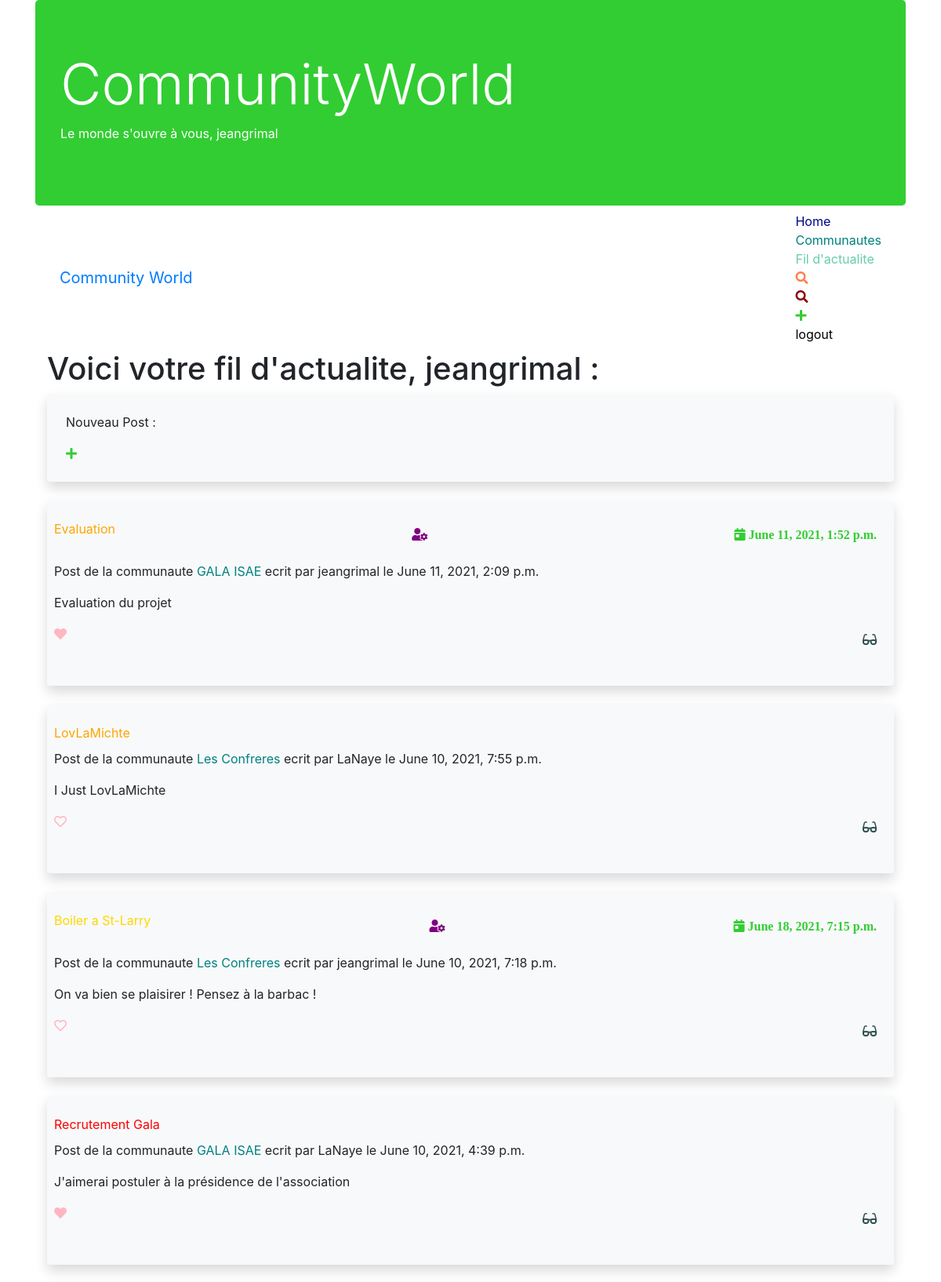
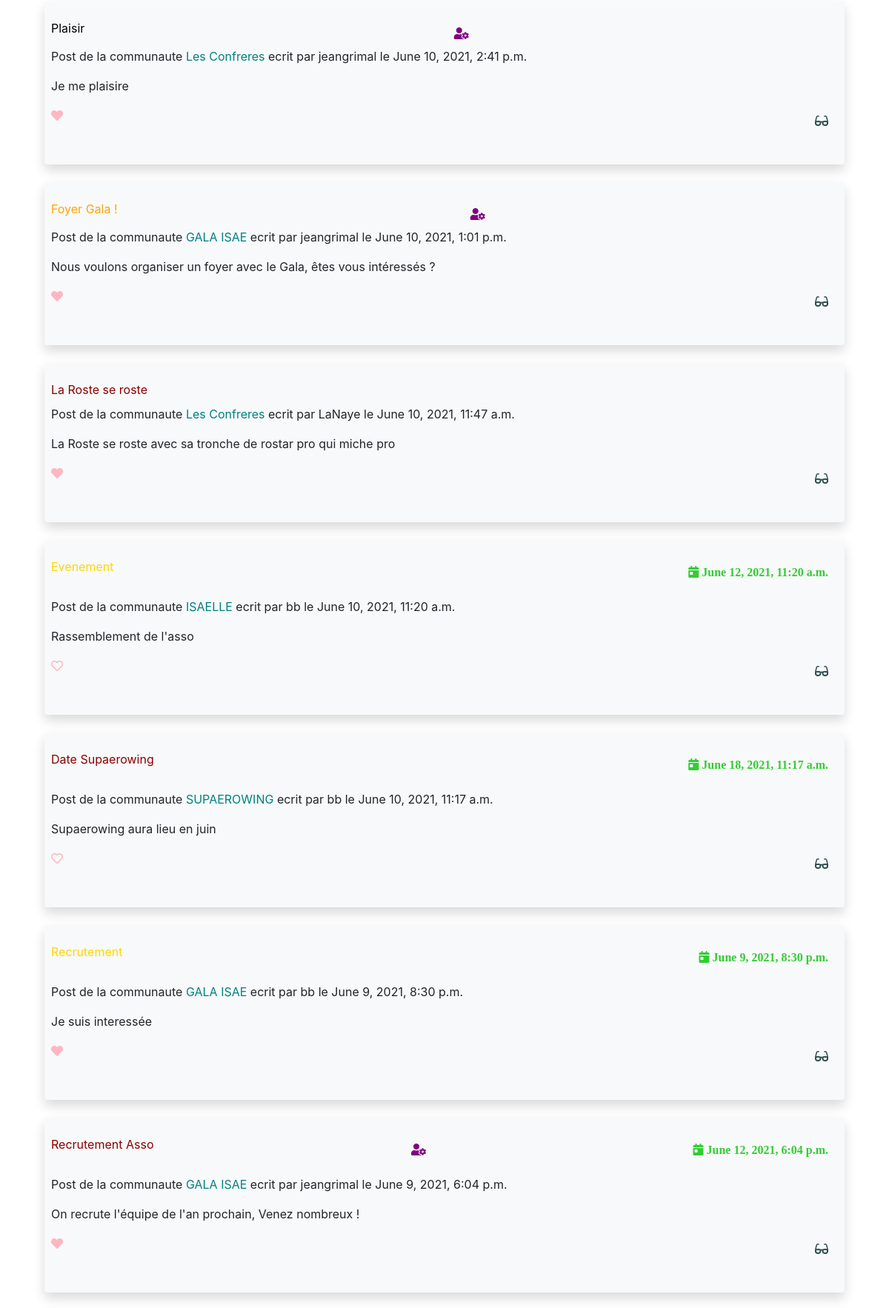
The page /communitymanager/communautes/fil/actalite (signed in, upper part) on the database its author committed (2 pictures, top to bottom).
### communitymanager/models.py (models this page shows, shortened)
class Post(models.Model):
    titre = models.CharField(max_length=200, default='')
    description = models.TextField(null=True)
    date = models.DateTimeField(default=timezone.now)
    communaute = models.ForeignKey(Communaute, on_delete=models.CASCADE)
    auteur = models.ForeignKey(User, on_delete=models.CASCADE)
    priorite = models.ForeignKey(priorite, on_delete=models.CASCADE)
    evenementiel = models.BooleanField(null=True)
    date_evenement = models.DateTimeField(null=True, default=datetime.now())
    likes = models.ManyToManyField(User, null=True, verbose_name='likes', related_name='+')
    vues = models.ManyToManyField(User, null=True, verbose_name='vus', related_name='++')
    class Meta:
        ordering = ['date']
    def recherche_like(self, user):
        for abo in self.likes.all():
            if user.id == abo.id:
                return True
        return False
    def recherche_vue(self, user):
        for abo in self.vues.all():
            if user.id == abo.id:
                return True
        return False

class Communaute(models.Model):
    nom = models.CharField(max_length=100)
    abonnes = models.ManyToManyField(User, verbose_name='abonnes')
    def recherche_abonnement(self, user):
        for abo in self.abonnes.all():
            if user.id == abo.id:
                return True
        return False
    class Meta:
        ordering = ['nom']
    def __str__(self):
        return self.nom

### communitymanager/views.py (the view)
# urls.py: path('communautes/fil/actalite', views.afficher_fil_actu, name='fil_actualite'),
def afficher_fil_actu(request):
    if request.user.is_authenticated:
        commus = Communaute.objects.all()
        Utilisateur = request.user
        tous_les_posts = Post.objects.none()
        posts_aime = []
        posts_vus = []
        posts_ecarlates = []
        posts_rouges = []
        posts_oranges = []
        posts_jaunes = []
        all_posts = Post.objects.all()
        for post in all_posts:
            prio = post.priorite
            if post.recherche_vue(request.user):
                posts_vus.append(post)
            if post.recherche_like(request.user):
                posts_aime.append(post)
            if prio.label == 'Ecarlate':
                posts_ecarlates.append(post)
            if prio.label == 'Rouge':
                posts_rouges.append(post)
            if prio.label == 'Orange':
                posts_oranges.append(post)
            if prio.label == 'Jaune':
                posts_jaunes.append(post)
        for commu in commus:
            if commu.recherche_abonnement(request.user):
                posts_precedents = tous_les_posts
                posts_commu = Post.objects.filter(communaute=commu)
                tous_les_posts = posts_precedents | posts_commu
        tous_les_posts = tous_les_posts.order_by('-date')
        return render(request, 'Fil_actu.html', locals())
    else:
        return redirect('login')

### templates/Fil_actu.html (shortened to what this page needs)
{% extends 'base.html' %}
{% block content %}
<h1> Voici votre fil d'actualite{% if request.user.username %}, {{ request.user.username }}{% endif %} :</h1>
<div class="shadow p-4 mb-4 bg-light rounded ">
    <p class="text">Nouveau Post :</p>
    <a href="{% url 'nouveau_post' %}" role="button" style="color: limegreen"><i class="fas fa-plus"></i></a>
    </div>
{% for post in tous_les_posts %}
<div class="shadow p-4 mb-4 bg-light rounded ">
    <div class="row" style="...">
            {% if post in posts_ecarlates %}
            <a class="text" href="{% url 'afficher_post' post.id %}" style="color: darkred">{{ post.titre }}  </a>
            {% elif post in posts_rouges %}
            <a class="text" href="{% url 'afficher_post' post.id %}" style="color: red">{{ post.titre }}  </a>
            {% elif post in posts_oranges %}
            <a class="text" href="{% url 'afficher_post' post.id %}" style="color: orange">{{ post.titre }}  </a>
            {% elif post in posts_jaunes %}
            <a class="text" href="{% url 'afficher_post' post.id %}" style="color: gold">{{ post.titre }}  </a>
            {% else %}
            <a class="text" href="{% url 'afficher_post' post.id %}" style="color: black">{{ post.titre }}  </a>
            {% endif %}
            {% if Utilisateur == post.auteur %}
            <a class="btn float-right" href="{% url 'modif_post' post.id %}" role="button" style="color: Purple">
            <i class="fas fa-user-cog"></i></a>
            {% endif %}
            {% if post.evenementiel %}
            <p class="btn float-right"style="color: limegreen"> <i class="fas fa-calendar-day"> {{ post.date_evenement }} </i></p>
            {% endif %}
         </div>
            <div class="row" style="align-items: center">
                <p class="text">Post de la communaute <span style="color:teal"> {{ post.communaute }}</span> ecrit par {{ post.auteur }} le {{ post.date }}</p>
            </div>
            <div class="row" style="align-items: center">
                <p class="text">{{ post.description }}</p>
            </div>
            <div class="row" style="...">
            {% if post in posts_aime %}
            <a href="{% url 'unlike' post.id %}" role="button" style="color: lightpink"><i class="fas fa-heart"></i></a>
                {% else %}
                <a href="{% url 'like' post.id %}" role="button" style="color: lightpink"><i class="far fa-heart"></i></a>
            {% endif %}
            {% if post in posts_vus %}
            <p class="btn float-right"style="color: darkslategrey"><i class="fas fa-glasses"></i></p>
                {% else %}
            <p class="btn float-right"style="color: darkslategray"><i class="fas fa-exclamation"></i></p>
            {% endif %}
            </div>
</div>
{% endfor %}
{% endblock %}

### templates/base.html (shortened to what this page needs)
<!DOCTYPE html>
{% load static %}
<html lang="fr">
<head>
    <link rel="stylesheet" href="https://maxcdn.bootstrapcdn.com/bootstrap/4.5.2/css/bootstrap.min.css">
    <link rel="stylesheet" href="https://use.fontawesome.com/releases/v5.6.3/css/all.css"
>
    <link rel="stylesheet" href="https://maxcdn.bootstrapcdn.com/bootstrap/4.5.2/css/bootstrap.min.css">
</head>
<body>
<div class="container">
    <div class="jumbotron text" style="margin-bottom:0; background-color:limegreen; color:white">
        <header>
            <h1 class="display-3">CommunityWorld</h1>
            <p>Le monde s'ouvre à vous{% if request.user.username %}, {{ request.user.username }}{% endif %}</p>
        </header>
    </div>
    <nav class="navbar navbar-inverse navbar-fixed-top">
        <div class="container-fluid">
            <div class="navbar-header">
                <a class="navbar-brand" href="{% url 'home' %}">Community World</a>
            </div>
            <ul class="nav navbar-nav">
                {% if not request.user.is_authenticated %}
                <li><a class="nav-link" href="{% url 'login' %}">Login</a></li>
                {% else %}
                <li><a href="{% url 'home' %}" style="color: darkblue">Home</a></li>
                <li><a href="{% url 'communautes' %}" style="color: teal">Communautes</a></li>
                <li><a href="{% url 'fil_actualite' %}" style="color: mediumaquamarine">Fil d'actualite</a></li>
                <a href="{% url 'filtrage_priorite' %}" role="button" style="color: coral"><i class="fas fa-search"></i></a>
                <a href="{% url 'filtrage_priorite_communaute' %}" role="button" style="color: darkred"><i
                        class="fas fa-search"></i></a>
                <a href="{% url 'nouveau_post' %}" role="button" style="color: limegreen"><i
                        class="fas fa-plus"></i></a>
                <li><a href="{% url 'logout' %}" style="color: black">logout</a></li>
                {% endif %}
            </ul>
        </div>
    </nav>
    <div class="container" style="margin-bottom: 2%">
        {% block content %}{% endblock %}
    </div>
</div>
</body>
</html>

### rows shown on the page
Post: titre "Evaluation", date_evenement "June 11, 2021, 1:52 p.m.", communaute "GALA ISAE", auteur "jeangrimal", date "June 11, 2021, 2:09 p.m.", description "Evaluation du projet"
Post: titre "LovLaMichte", communaute "Les Confreres", auteur "LaNaye", date "June 10, 2021, 7:55 p.m.", description "I Just LovLaMichte"
Post: titre "Boiler a St-Larry", date_evenement "June 18, 2021, 7:15 p.m.", communaute "Les Confreres", auteur "jeangrimal", date "June 10, 2021, 7:18 p.m.", description "On va bien se plaisirer ! Pensez à la barbac !"
Post: titre "Recrutement Gala", communaute "GALA ISAE", auteur "LaNaye", date "June 10, 2021, 4:39 p.m.", description "J'aimerai postuler à la présidence de l'association"
Post: titre "Plaisir", communaute "Les Confreres", auteur "jeangrimal", date "June 10, 2021, 2:41 p.m.", description "Je me plaisire"
Post: titre "Foyer Gala !", communaute "GALA ISAE", auteur "jeangrimal", date "June 10, 2021, 1:01 p.m.", description "Nous voulons organiser un foyer avec le Gala, êtes vous intéressés ?"
Post: titre "La Roste se roste", communaute "Les Confreres", auteur "LaNaye", date "June 10, 2021, 11:47 a.m.", description "La Roste se roste avec sa tronche de rostar pro qui miche pro"
Post: titre "Evenement", date_evenement "June 12, 2021, 11:20 a.m.", communaute "ISAELLE", auteur "bb", date "June 10, 2021, 11:20 a.m.", description "Rassemblement de l'asso"
Post: titre "Date Supaerowing", date_evenement "June 18, 2021, 11:17 a.m.", communaute "SUPAEROWING", auteur "bb", date "June 10, 2021, 11:17 a.m.", description "Supaerowing aura lieu en juin"
Post: titre "Recrutement", date_evenement "June 9, 2021, 8:30 p.m.", communaute "GALA ISAE", auteur "bb", date "June 9, 2021, 8:30 p.m.", description "Je suis interessée"
Post: titre "Recrutement Asso", date_evenement "June 12, 2021, 6:04 p.m.", communaute "GALA ISAE", auteur "jeangrimal", date "June 9, 2021, 6:04 p.m.", description "On recrute l'équipe de l'an prochain, Venez nombreux !"

### other values the page prints
{{ request.user.username }} "jeangrimal"
